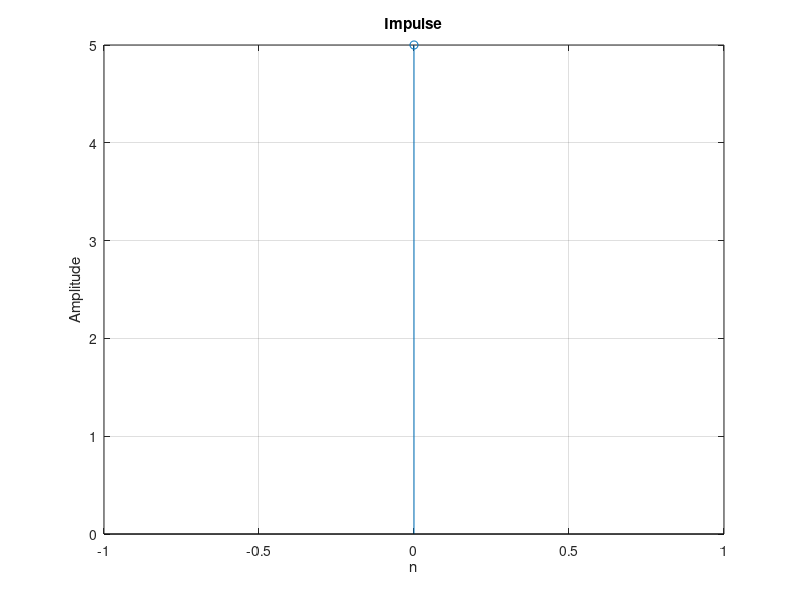

MATLAB code for this plot:
% assignment 4 q 1
%% clear
clc;
clear all;
close all;

%% creating plots
% generate impulse using impz
% y gets amplitude matrix
% n gets time axis
[y,n] = impz(5); %amplitude 5

% plot actual wave
stem(n,y);
title('Impulse');
xlabel('n');
ylabel('Amplitude');
grid on;